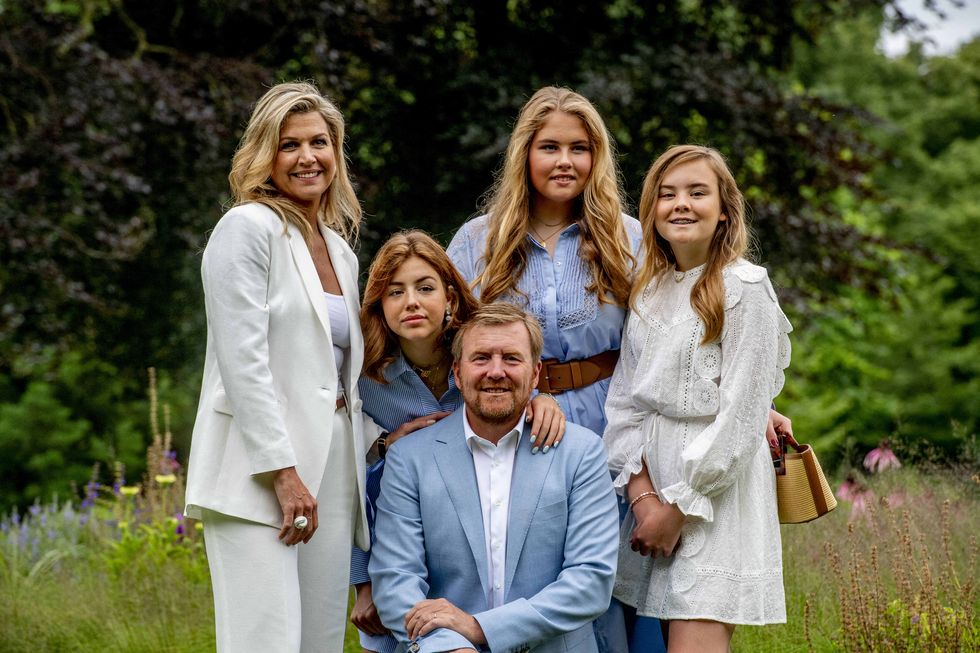
#> input picture Artificial-Intelligence/haar-viola-jones-classifier/haar-viola-jones-classifier-main/imagen.jpeg, 980 x 653 px
$ python detecta_rostros.py imagen.jpeg
#> lines starting #> are read from the running program, lines starting #| are printed output that depends on the picture; after the words box and inside, x2 and y2 are one past the last pixel; in counts of white or black regions, pixels touching at a corner belong together
"""
************************************************************************************************************************************************
Código Python 3.x para detectar rostros en una imagen dada.
Desarrollado por: Ing. Ronny Díaz Lopez
Utilizamos la libreria OpenCV y el clasificador de Viola-Jones que incluye un clasificador tipo cascada de Haar.
Martes, 07 Junio de 2022

Para mayor información consulte el articulo "OpenCV Python (Parte 1 y 2)", publicado por mi en el
blog de la empresa Hepyco Software en el link:  https://www.hepyco.com/blog/programacion/opencv-python-parte-1-de-2/
************************************************************************************************************************************************
"""

# Importamos las 2 librerias con las que vamos a traajar: cv2 de OpenCV y sys que nos permite ejecutar o cargar archivos desde la terminal del sistema.
import cv2
import numpy

"""
Definimos o configuramos los valores por defecto del camino o ruta donde se encuentran los dos archivos importantes para la correcta ejecución del programa, uno es: la ruta suministrada y almacenada en la variable rutaImagen, por la misma terminal del sistema desde donde ejecutaremos nuestro programa que en este caso sera la misma raiz o carpeta donde se encuentra nuestro programa detecta_rostros.py; y la otra ruta a indicar y que se alamacena en la variable rutaClasificador, que es donde se encuentra nuestro archivo con el codigo del clasificador Haas para deteccion de rostros en este caso el clasificadorhaar_viola-jones_rostro.xml.
En este ejemplo la imagen de prueba o fuente se llama imagen.jpg y se encuentra en la misma ubicacion raiz de nuestro programa python.

"""
#rutaImagen = sys.argv[1]
rutaImagen = "imagen.jpeg"
rutaClasificador = "clasificadorhaar_viola-jones_rostro.xml"

# Aqui creamos la cascada tipo haar utilizando el clasificador incorporado en la libreria OpenCV.
cascadaRostro = cv2.CascadeClassifier(rutaClasificador)

# Ahora leemos la imagen y la convertimos a tonos grises para prepararla para el clasificador viola-jones.
imagen = cv2.imread(rutaImagen)
#> imagen is the input picture: shape (653, 980, 3); mean B, G, R 77.7, 96.4, 96.7
gray = cv2.cvtColor(imagen, cv2.COLOR_BGR2GRAY)
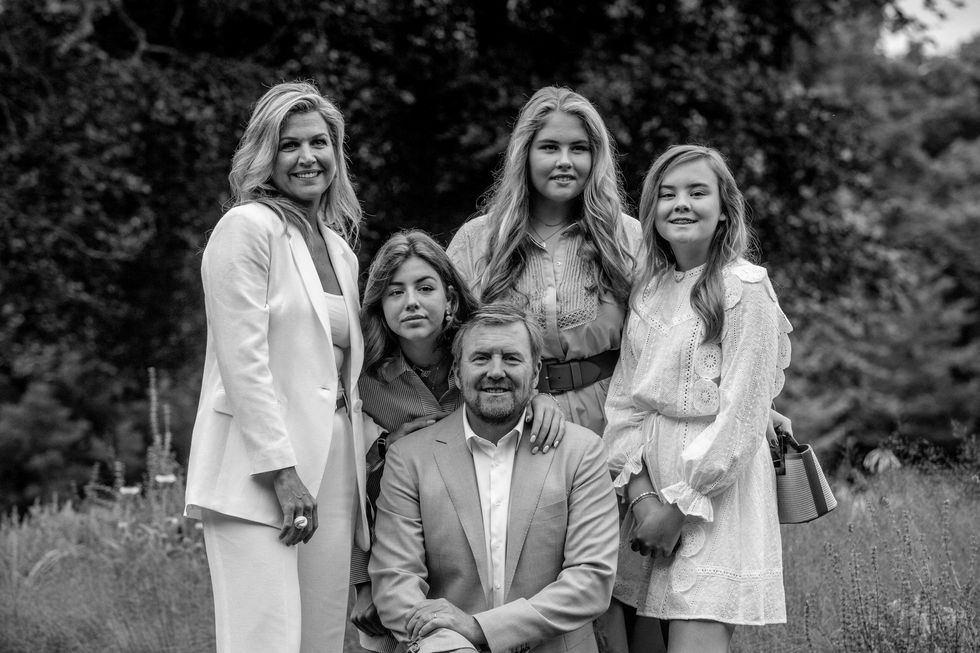
#> gray: shape (653, 980); min 0, max 255, mean 94.4

# Detectamos los rostros en la imagen proporcionada
rostros = cascadaRostro.detectMultiScale(
    gray,
    scaleFactor=1.1,
    minNeighbors=5,
    minSize=(30, 30),
    maxSize=(200, 200),
    flags = cv2.CASCADE_SCALE_IMAGE
)
#> rostros = [[268, 114, 77, 77], [642, 157, 87, 87], [373, 258, 79, 79], [518, 111, 91, 91], [454, 325, 85, 85]]

print("Encontramos {0} rostros!".format(len(rostros)))
#| Encontramos 5 rostros!

# Ahora dibujamos un rectangulo alrededor de los rostros detectados
for (x, y, w, h) in rostros:
    cv2.rectangle(imagen, (x, y), (x+w, y+h), (0, 255, 0), 2)
#> this loop made 5 passes
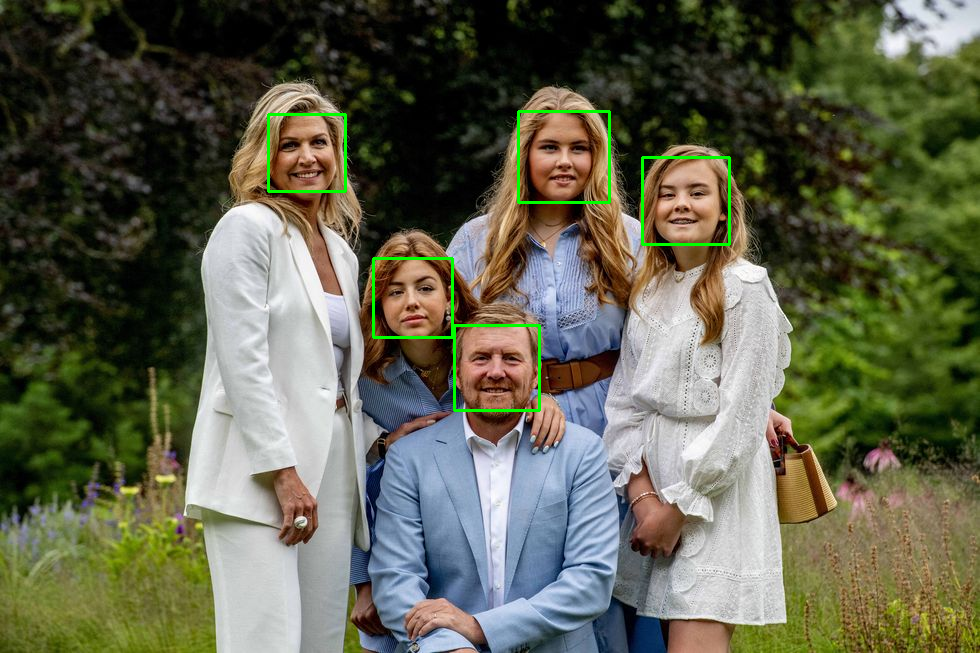
#> imagen: shape (653, 980, 3); 0.78% of pixels changed, all inside (x1, y1, x2, y2) = (267, 110, 731, 412)

cv2.imshow("Rostros Encontrados", imagen)
cv2.waitKey(0) # El bucle for continua mostrando los rostros detectados en la imagen hasta que se oprima cualquier tecla y se termina el programa.
cv2.destroyAllWindows()

$ run again, with imagen.jpg copied over Artificial-Intelligence/haar-viola-jones-classifier/haar-viola-jones-classifier-main/imagen.jpeg
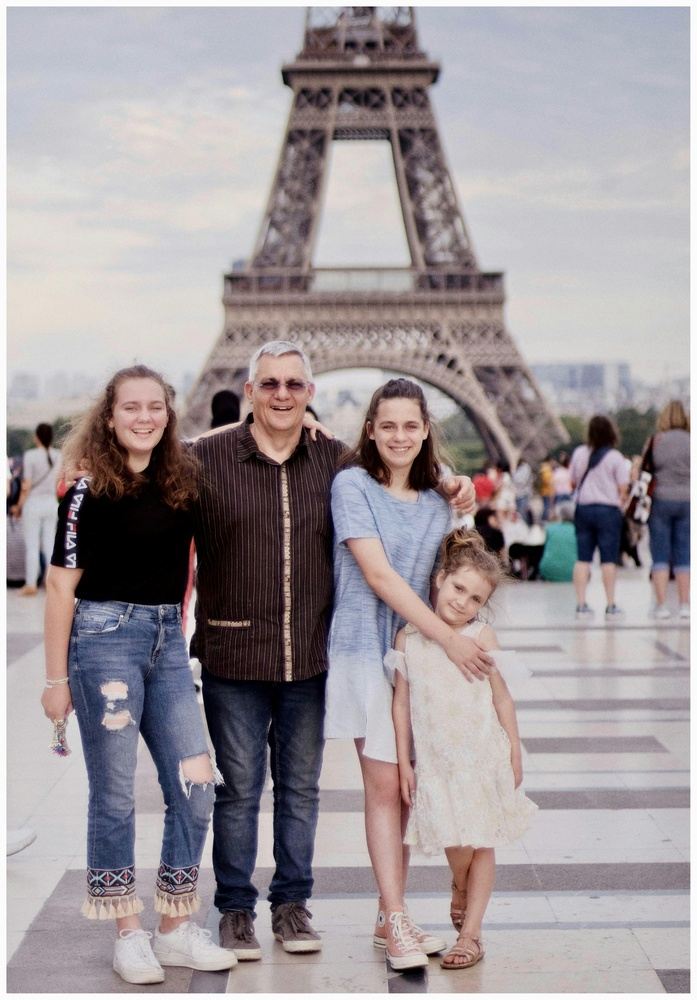
#> input picture imagen.jpg, 697 x 1000 px, shrunk from 3689 x 5293 before the run
#> imagen is the input picture: shape (1000, 697, 3); mean B, G, R 154.9, 151.5, 159.3
#> `gray = cv2.cvtColor(imagen, cv2.COLOR_BGR2GRAY)`:
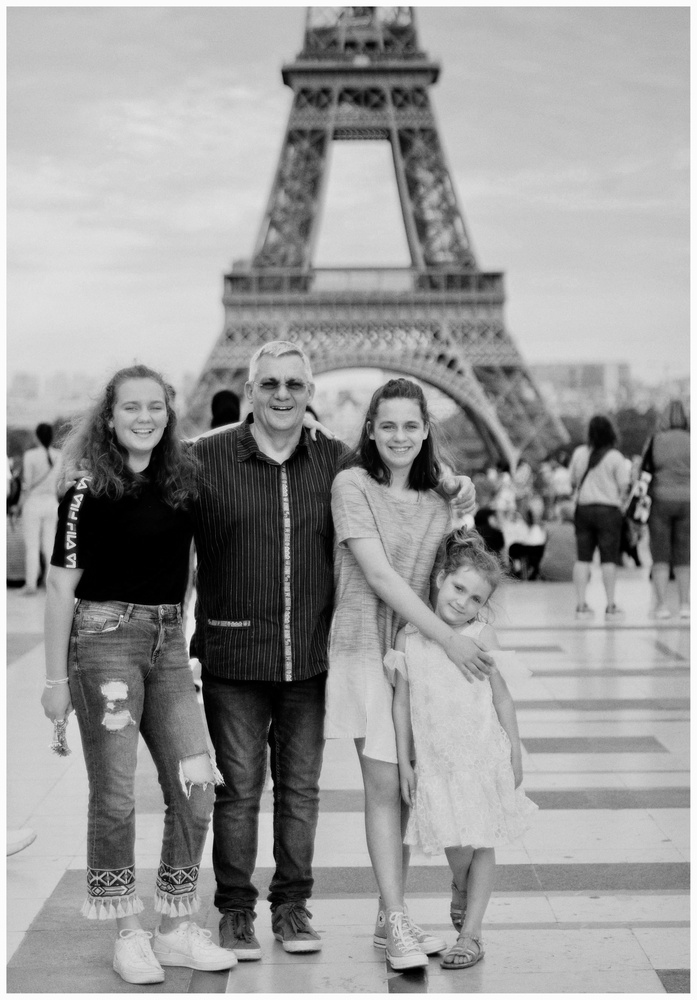
#> gray: shape (1000, 697); min 0, max 255, mean 154.2
#> rostros = [[276, 117, 58, 58], [367, 401, 63, 63], [110, 382, 64, 64], [248, 358, 69, 69], [68, 676, 79, 79]]
#| Encontramos 5 rostros!
#> the loop `for (x, y, w, h) in rostros:` made 5 passes
#> after the loop `for (x, y, w, h) in rostros:`:
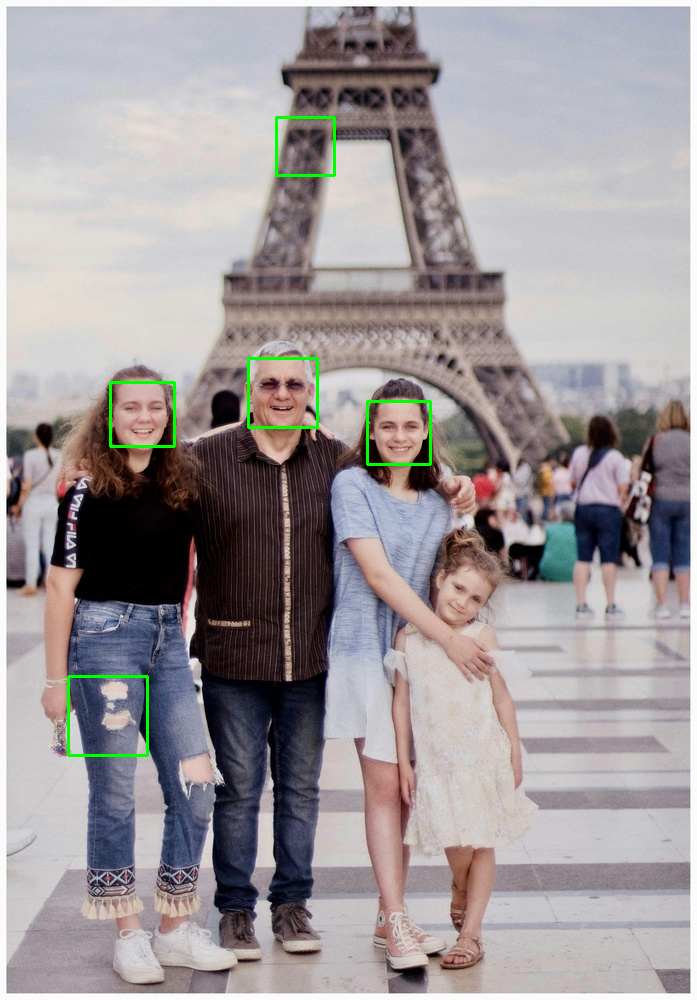
#> imagen: shape (1000, 697, 3); 0.57% of pixels changed, all inside (x1, y1, x2, y2) = (67, 116, 432, 757)
